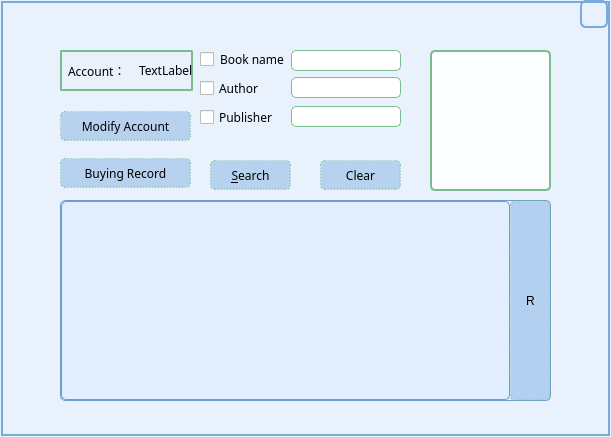
<?xml version="1.0" encoding="UTF-8"?>
<ui version="4.0">
 <class>Userform</class>
 <widget class="QDialog" name="Userform">
  <property name="geometry">
   <rect>
    <x>0</x>
    <y>0</y>
    <width>611</width>
    <height>437</height>
   </rect>
  </property>
  <property name="font">
   <font>
    <weight>50</weight>
    <bold>false</bold>
   </font>
  </property>
  <property name="windowTitle">
   <string>Dialog</string>
  </property>
  <property name="styleSheet">
   <string notr="true">QDialog{background:rgb(232,241,252);
margin:0.5px 0.5px 0.5px 0.5px;
border:2px solid rgb(120,170,220);


}

QScrollBar:horizontal {
        height: 20px;
        background: transparent;
        margin-top: 3px;
        margin-bottom: 3px;
		
}
QScrollBar::handle:horizontal {
        height: 20px;
        min-width: 30px;
        background: rgb(170, 200, 230);
        margin-left: 15px;
        margin-right: 15px;
border-radius:5px;
}
QScrollBar::handle:horizontal:hover {
        background: rgb(165, 195, 225);
}
QScrollBar::sub-line:horizontal {
        width: 15px;
        background: transparent;
        image: url(:/White/arrowLeft);
        subcontrol-position: left;
}
QScrollBar::add-line:horizontal {
        width: 15px;
        background: transparent;
        image: url(:/White/arrowRight);
        subcontrol-position: right;
}
QScrollBar::sub-line:horizontal:hover {
        background: rgb(170, 200, 230);
}
QScrollBar::add-line:horizontal:hover {
        background: rgb(170, 200, 230);
}
QScrollBar::add-page:horizontal,QScrollBar::sub-page:horizontal {
        background: transparent;
}
QScrollBar:vertical {
        width: 20px;
        background: transparent;
        margin-left: 3px;
        margin-right: 3px;
border-radius:5px;
}
QScrollBar::handle:vertical {
        width: 20px;
        min-height: 30px;
        background: rgb(170, 200, 230);
        margin-top: 15px;
        margin-bottom: 15px;
		border-radius:5px;
}
QScrollBar::handle:vertical:hover {
        background: rgb(165, 195, 225);
}
QScrollBar::sub-line:vertical {
        height: 15px;
        background: transparent;
        image: url(:/White/topArrow);
        subcontrol-position: top;
}
QScrollBar::add-line:vertical {
        height: 15px;
        background: transparent;
        image: url(:/White/bottomArrow);
        subcontrol-position: bottom;
}
QScrollBar::sub-line:vertical:hover {
        background: rgb(170, 200, 230);
}
QScrollBar::add-line:vertical:hover {
        background: rgb(170, 200, 230);
}
QScrollBar::add-page:vertical, QScrollBar::sub-page:vertical {
        background: transparent;
}

QScrollBar#verticalScrollBar:vertical {
        margin-top: 30px;
}</string>
  </property>
  <widget class="QWidget" name="layoutWidget">
   <property name="geometry">
    <rect>
     <x>200</x>
     <y>50</y>
     <width>201</width>
     <height>91</height>
    </rect>
   </property>
   <property name="font">
    <font>
     <family>微软雅黑 Light</family>
    </font>
   </property>
   <layout class="QFormLayout" name="formLayout">
    <item row="0" column="0">
     <widget class="QCheckBox" name="checkBox">
      <property name="font">
       <font>
        <family>微软雅黑 Light</family>
       </font>
      </property>
      <property name="styleSheet">
       <string notr="true">
border:1px  rgb(121,189,143);
border-radius:5px;</string>
      </property>
      <property name="text">
       <string>Book name</string>
      </property>
     </widget>
    </item>
    <item row="0" column="1">
     <widget class="QLineEdit" name="lineEdit">
      <property name="font">
       <font>
        <family>微软雅黑 Light</family>
       </font>
      </property>
      <property name="styleSheet">
       <string notr="true">background:rgb(255,255,255);font:2em;
border:1px solid rgb(121,189,143);
border-radius:5px;</string>
      </property>
     </widget>
    </item>
    <item row="1" column="0">
     <widget class="QCheckBox" name="checkBox_2">
      <property name="font">
       <font>
        <family>微软雅黑 Light</family>
       </font>
      </property>
      <property name="styleSheet">
       <string notr="true"/>
      </property>
      <property name="text">
       <string>Author</string>
      </property>
     </widget>
    </item>
    <item row="1" column="1">
     <widget class="QLineEdit" name="lineEdit_2">
      <property name="font">
       <font>
        <family>微软雅黑 Light</family>
       </font>
      </property>
      <property name="styleSheet">
       <string notr="true">background:rgb(255,255,255);font:2em;
border:1px solid rgb(121,189,143);
border-radius:5px;</string>
      </property>
     </widget>
    </item>
    <item row="2" column="0">
     <widget class="QCheckBox" name="checkBox_3">
      <property name="font">
       <font>
        <family>微软雅黑 Light</family>
       </font>
      </property>
      <property name="styleSheet">
       <string notr="true"/>
      </property>
      <property name="text">
       <string>Publisher</string>
      </property>
     </widget>
    </item>
    <item row="2" column="1">
     <widget class="QLineEdit" name="lineEdit_3">
      <property name="font">
       <font>
        <family>微软雅黑 Light</family>
       </font>
      </property>
      <property name="styleSheet">
       <string notr="true">background:rgb(255,255,255);font:2em;
border:1px solid rgb(121,189,143);
border-radius:5px;</string>
      </property>
     </widget>
    </item>
   </layout>
  </widget>
  <widget class="QTableView" name="tableView">
   <property name="geometry">
    <rect>
     <x>60</x>
     <y>200</y>
     <width>491</width>
     <height>201</height>
    </rect>
   </property>
   <property name="font">
    <font>
     <family>微软雅黑 Light</family>
    </font>
   </property>
   <property name="styleSheet">
    <string notr="true">
QHeaderView{
        border: none;
        border-bottom: 1px solid rgb(0, 78, 161);
        background: transparent;
       
}
QHeaderView::section:horizontal {
        border: 2px;
        color: rgb(2, 65, 132);
        background: transparent;
        padding-left: 5px;
}
QHeaderView::section:horizontal:hover {
        color: white;
        background: rgb(0, 78, 161);
}
QHeaderView::section:horizontal:pressed {
        color: white;
        background: rgb(6, 94, 187);
}
QHeaderView::up-arrow {
        width: 13px;
        height: 11px;
        padding-right: 5px;
       
        subcontrol-position: center right;
}

QHeaderView::down-arrow {
        width: 13px;
        height: 11px;
        padding-right: 5px;
       
        subcontrol-position: center right;
}
QTableView{

border-radius:5px;}
QTableView {
        border: 1px solid rgb(111, 156, 207);
        background: rgb(224, 238, 255,220);
        gridline-color: rgb(111, 156, 207);
}
QTableView::item {
        padding-left: 5px;
        padding-right: 5px;
        border: none;
        background: white;
        border-right: 1px solid rgb(111, 156, 207);
        border-bottom: 1px solid rgb(111, 156, 207);
}
QTableView::item:selected {
        background: rgba(0, 0, 0, 100);
}
QTableView::item:selected:!active {
        color: rgb(65, 65, 65);
}
QTableView::indicator {
        width: 20px;
        height: 20px;
}
</string>
   </property>
  </widget>
  <widget class="QWidget" name="widget_2" native="true">
   <property name="geometry">
    <rect>
     <x>60</x>
     <y>50</y>
     <width>133</width>
     <height>41</height>
    </rect>
   </property>
   <property name="styleSheet">
    <string notr="true">#widget_2{
	border:2px solid rgb(121,189,143);
	border-radius:2px;
}</string>
   </property>
   <layout class="QHBoxLayout" name="horizontalLayout">
    <item>
     <widget class="QLabel" name="label">
      <property name="minimumSize">
       <size>
        <width>0</width>
        <height>0</height>
       </size>
      </property>
      <property name="maximumSize">
       <size>
        <width>80</width>
        <height>16777215</height>
       </size>
      </property>
      <property name="font">
       <font>
        <family>微软雅黑 Light</family>
       </font>
      </property>
      <property name="layoutDirection">
       <enum>Qt::RightToLeft</enum>
      </property>
      <property name="styleSheet">
       <string notr="true">#label{
	margin:5px 5px 5px 5px;

}</string>
      </property>
      <property name="text">
       <string>Account：</string>
      </property>
     </widget>
    </item>
    <item>
     <widget class="QLabel" name="label_2">
      <property name="font">
       <font>
        <family>微软雅黑 Light</family>
       </font>
      </property>
      <property name="styleSheet">
       <string notr="true"/>
      </property>
      <property name="text">
       <string>TextLabel</string>
      </property>
     </widget>
    </item>
   </layout>
  </widget>
  <widget class="QLabel" name="label_3">
   <property name="geometry">
    <rect>
     <x>430</x>
     <y>50</y>
     <width>121</width>
     <height>141</height>
    </rect>
   </property>
   <property name="styleSheet">
    <string notr="true">#label_3{
	border:2px solid rgb(121,189,143);
	border-radius:5px;
	background-color:rgb(255,255,255,211);
	
}</string>
   </property>
   <property name="text">
    <string/>
   </property>
  </widget>
  <widget class="QPushButton" name="pushButton_4">
   <property name="geometry">
    <rect>
     <x>320</x>
     <y>160</y>
     <width>81</width>
     <height>30</height>
    </rect>
   </property>
   <property name="font">
    <font>
     <family>微软雅黑 Light</family>
     <pointsize>9</pointsize>
     <weight>50</weight>
     <italic>false</italic>
     <bold>false</bold>
    </font>
   </property>
   <property name="styleSheet">
    <string notr="true">QPushButton{background:rgb(120,170,220,111);font:2em;
border:1px dashed rgb(121,189,143);
border-radius:5px;
}
QPushButton:hover{
	background-color: rgb(255, 255, 255,0);
	
	border:2px solid rgb(121,189,143);
}</string>
   </property>
   <property name="text">
    <string>Clear</string>
   </property>
  </widget>
  <widget class="QPushButton" name="pushButton_3">
   <property name="geometry">
    <rect>
     <x>210</x>
     <y>160</y>
     <width>81</width>
     <height>30</height>
    </rect>
   </property>
   <property name="font">
    <font>
     <family>微软雅黑 Light</family>
    </font>
   </property>
   <property name="styleSheet">
    <string notr="true">QPushButton{background:rgb(120,170,220,111);font:2em;
border:1px dashed rgb(121,189,143);
border-radius:5px;
}
QPushButton:hover{
	background-color: rgb(255, 255, 255,0);
	
	border:2px solid rgb(121,189,143);
}</string>
   </property>
   <property name="text">
    <string>&amp;Search</string>
   </property>
  </widget>
  <widget class="QPushButton" name="pushButton_5">
   <property name="geometry">
    <rect>
     <x>580</x>
     <y>0</y>
     <width>28</width>
     <height>28</height>
    </rect>
   </property>
   <property name="styleSheet">
    <string notr="true">#pushButton_5{
	border:2px solid rgb(120,170,220);
	;
	border-radius:6px;
background:url(E:/Qt code/BookSellSys/close.png)
}</string>
   </property>
   <property name="text">
    <string/>
   </property>
  </widget>
  <widget class="QWidget" name="layoutWidget">
   <property name="geometry">
    <rect>
     <x>60</x>
     <y>100</y>
     <width>131</width>
     <height>101</height>
    </rect>
   </property>
   <layout class="QVBoxLayout" name="verticalLayout">
    <item>
     <widget class="QPushButton" name="pushButton">
      <property name="minimumSize">
       <size>
        <width>0</width>
        <height>30</height>
       </size>
      </property>
      <property name="maximumSize">
       <size>
        <width>200</width>
        <height>16777215</height>
       </size>
      </property>
      <property name="font">
       <font>
        <family>微软雅黑 Light</family>
       </font>
      </property>
      <property name="styleSheet">
       <string notr="true">QPushButton{background:rgb(120,170,220,111);font:2em;
border:1px dashed rgb(121,189,143);
border-radius:5px;

}
QPushButton:hover{
	background-color: rgb(255, 255, 255,0);
	
	border:2px solid rgb(121,189,143);
}</string>
      </property>
      <property name="text">
       <string>Modify Account</string>
      </property>
     </widget>
    </item>
    <item>
     <widget class="QPushButton" name="pushButton_2">
      <property name="minimumSize">
       <size>
        <width>0</width>
        <height>30</height>
       </size>
      </property>
      <property name="maximumSize">
       <size>
        <width>200</width>
        <height>16777215</height>
       </size>
      </property>
      <property name="font">
       <font>
        <family>微软雅黑 Light</family>
       </font>
      </property>
      <property name="styleSheet">
       <string notr="true">QPushButton{background:rgb(120,170,220,111);font:2em;
border:1px dashed rgb(121,189,143);
border-radius:5px;
}
QPushButton:hover{
	background-color: rgb(255, 255, 255,0);
	
	border:2px solid rgb(121,189,143);
}</string>
      </property>
      <property name="text">
       <string>Buying Record</string>
      </property>
     </widget>
    </item>
   </layout>
  </widget>
  <widget class="QPushButton" name="pushButton_6">
   <property name="enabled">
    <bool>true</bool>
   </property>
   <property name="geometry">
    <rect>
     <x>510</x>
     <y>200</y>
     <width>41</width>
     <height>201</height>
    </rect>
   </property>
   <property name="font">
    <font>
     <underline>false</underline>
     <kerning>false</kerning>
    </font>
   </property>
   <property name="mouseTracking">
    <bool>false</bool>
   </property>
   <property name="acceptDrops">
    <bool>false</bool>
   </property>
   <property name="layoutDirection">
    <enum>Qt::LeftToRight</enum>
   </property>
   <property name="styleSheet">
    <string notr="true">QPushButton{background:rgb(120,170,220,111);font:2em;
border:1px dashed rgb(121,189,143);
border-radius:5px;
}
QPushButton:hover{
	background-color: rgb(255, 255, 255,0);
	
	border:2px solid rgb(121,189,143);
}</string>
   </property>
   <property name="text">
    <string>R</string>
   </property>
  </widget>
  <widget class="QTextEdit" name="textEdit">
   <property name="geometry">
    <rect>
     <x>60</x>
     <y>200</y>
     <width>451</width>
     <height>201</height>
    </rect>
   </property>
   <property name="styleSheet">
    <string notr="true"> border: 1px solid rgb(111, 156, 207);
background: rgb(224, 238, 255,220);
border-radius:5px;
margin:1px;</string>
   </property>
  </widget>
  <zorder>layoutWidget</zorder>
  <zorder>layoutWidget</zorder>
  <zorder>tableView</zorder>
  <zorder>widget_2</zorder>
  <zorder>label_3</zorder>
  <zorder>pushButton_4</zorder>
  <zorder>pushButton_3</zorder>
  <zorder>pushButton_5</zorder>
  <zorder>pushButton_6</zorder>
  <zorder>textEdit</zorder>
 </widget>
 <resources/>
 <connections/>
</ui>
